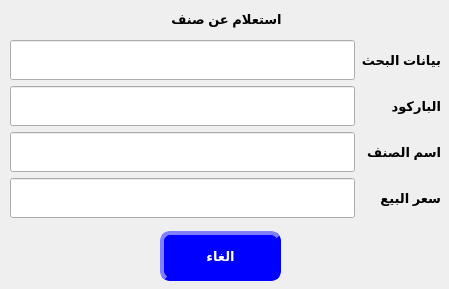
<?xml version="1.0" encoding="UTF-8"?>
<ui version="4.0">
 <class>CustomerGP</class>
 <widget class="QDialog" name="CustomerGP">
  <property name="geometry">
   <rect>
    <x>0</x>
    <y>0</y>
    <width>449</width>
    <height>289</height>
   </rect>
  </property>
  <property name="font">
   <font>
    <weight>50</weight>
    <bold>false</bold>
    <strikeout>false</strikeout>
   </font>
  </property>
  <property name="mouseTracking">
   <bool>false</bool>
  </property>
  <property name="tabletTracking">
   <bool>false</bool>
  </property>
  <property name="windowTitle">
   <string>استعلام عن صنف</string>
  </property>
  <property name="layoutDirection">
   <enum>Qt::RightToLeft</enum>
  </property>
  <property name="styleSheet">
   <string notr="true">QDialog{ qconicalgradient(cx:0.5, cy:0.5, angle:0, stop:0 rgba(255, 255, 255, 255), stop:0.373979 rgba(255, 255, 255, 255), stop:0.373991 rgba(33, 30, 255, 255), stop:0.624018 rgba(33, 30, 255, 255), stop:0.624043 rgba(255, 0, 0, 255), stop:1 rgba(255, 0, 0, 255))  }</string>
  </property>
  <widget class="QWidget" name="horizontalLayoutWidget">
   <property name="geometry">
    <rect>
     <x>10</x>
     <y>600</y>
     <width>641</width>
     <height>91</height>
    </rect>
   </property>
   <layout class="QHBoxLayout" name="horizontalLayout_2">
    <item>
     <widget class="QLabel" name="label_7">
      <property name="maximumSize">
       <size>
        <width>16777215</width>
        <height>50</height>
       </size>
      </property>
      <property name="font">
       <font>
        <pointsize>15</pointsize>
        <weight>75</weight>
        <bold>true</bold>
       </font>
      </property>
      <property name="layoutDirection">
       <enum>Qt::RightToLeft</enum>
      </property>
      <property name="styleSheet">
       <string notr="true">
QLabel{
color:black;
                                        background-color: white;
                                        border-style: outset;
                                        border-width: 1px;
                                        border-radius: 10px;
                                        border-color: gray;
                                        min-width: 6em;
                    color:black;
                                        }
                                        QLabel:hover {
                                        background: qradialgradient(
                                        cx: 0.3, cy: -0.4, fx: 0.3, fy: -0.4,
                                        radius: 1.35, stop: 0 #fff, stop: 1 #bbb
                                        );
                                        }
                                        QLabel:pressed {
                                        border-style: inset;
                                        background: qradialgradient(
                                        cx: 0.4, cy: -0.1, fx: 0.4, fy: -0.1,
                                        radius: 1.35, stop: 0 #fff, stop: 1 #ddd
                                        );
                                        }
                                    </string>
      </property>
      <property name="text">
       <string>19.00</string>
      </property>
      <property name="alignment">
       <set>Qt::AlignCenter</set>
      </property>
     </widget>
    </item>
    <item>
     <widget class="QLabel" name="label_6">
      <property name="maximumSize">
       <size>
        <width>16777215</width>
        <height>50</height>
       </size>
      </property>
      <property name="font">
       <font>
        <pointsize>15</pointsize>
        <weight>75</weight>
        <bold>true</bold>
       </font>
      </property>
      <property name="styleSheet">
       <string notr="true">
QLabel{
color:black;
                                        background-color: white;
                                        border-style: outset;
                                        border-width: 1px;
                                        border-radius: 10px;
                                        border-color: gray;
                                        min-width: 6em;
                    color:black;
                                        }
                                        QLabel:hover {
                                        background: qradialgradient(
                                        cx: 0.3, cy: -0.4, fx: 0.3, fy: -0.4,
                                        radius: 1.35, stop: 0 #fff, stop: 1 #bbb
                                        );
                                        }
                                        QLabel:pressed {
                                        border-style: inset;
                                        background: qradialgradient(
                                        cx: 0.4, cy: -0.1, fx: 0.4, fy: -0.1,
                                        radius: 1.35, stop: 0 #fff, stop: 1 #ddd
                                        );
                                        }
                                    </string>
      </property>
      <property name="text">
       <string>1</string>
      </property>
      <property name="alignment">
       <set>Qt::AlignCenter</set>
      </property>
     </widget>
    </item>
    <item>
     <widget class="QLineEdit" name="lineEdit">
      <property name="minimumSize">
       <size>
        <width>80</width>
        <height>0</height>
       </size>
      </property>
      <property name="maximumSize">
       <size>
        <width>250</width>
        <height>50</height>
       </size>
      </property>
      <property name="sizeIncrement">
       <size>
        <width>0</width>
        <height>0</height>
       </size>
      </property>
      <property name="font">
       <font>
        <pointsize>15</pointsize>
       </font>
      </property>
      <property name="styleSheet">
       <string notr="true">
QLineEdit{
                                        background-color: white;
                                        border-style: outset;
                                        border-width: 1px;
                                        border-radius: 10px;
                                        border-color: gray;
                                        min-width: 6em;
                    color:black;
                                        }
                                        QLineEdit:hover {
                                        background: qradialgradient(
                                        cx: 0.3, cy: -0.4, fx: 0.3, fy: -0.4,
                                        radius: 1.35, stop: 0 #fff, stop: 1 #bbb
                                        );
                                        }
                                        QLineEdit:pressed {
                                        border-style: inset;
                                        background: qradialgradient(
                                        cx: 0.4, cy: -0.1, fx: 0.4, fy: -0.1,
                                        radius: 1.35, stop: 0 #fff, stop: 1 #ddd
                                        );
                                        }
                                    </string>
      </property>
      <property name="text">
       <string/>
      </property>
     </widget>
    </item>
   </layout>
  </widget>
  <widget class="QWidget" name="formLayoutWidget">
   <property name="geometry">
    <rect>
     <x>10</x>
     <y>40</y>
     <width>431</width>
     <height>191</height>
    </rect>
   </property>
   <layout class="QFormLayout" name="formLayout">
    <item row="0" column="1">
     <widget class="QLineEdit" name="lineEdit_2">
      <property name="minimumSize">
       <size>
        <width>0</width>
        <height>40</height>
       </size>
      </property>
     </widget>
    </item>
    <item row="0" column="0">
     <widget class="QLabel" name="label">
      <property name="font">
       <font>
        <pointsize>10</pointsize>
        <weight>75</weight>
        <bold>true</bold>
       </font>
      </property>
      <property name="text">
       <string>بيانات البحث</string>
      </property>
      <property name="alignment">
       <set>Qt::AlignBottom|Qt::AlignLeading|Qt::AlignLeft</set>
      </property>
     </widget>
    </item>
    <item row="1" column="0">
     <widget class="QLabel" name="label_2">
      <property name="font">
       <font>
        <pointsize>10</pointsize>
        <weight>75</weight>
        <bold>true</bold>
       </font>
      </property>
      <property name="text">
       <string>الباركود</string>
      </property>
      <property name="alignment">
       <set>Qt::AlignBottom|Qt::AlignLeading|Qt::AlignLeft</set>
      </property>
     </widget>
    </item>
    <item row="2" column="0">
     <widget class="QLabel" name="label_3">
      <property name="font">
       <font>
        <pointsize>10</pointsize>
        <weight>75</weight>
        <bold>true</bold>
       </font>
      </property>
      <property name="text">
       <string>اسم الصنف</string>
      </property>
      <property name="alignment">
       <set>Qt::AlignBottom|Qt::AlignLeading|Qt::AlignLeft</set>
      </property>
     </widget>
    </item>
    <item row="3" column="0">
     <widget class="QLabel" name="label_4">
      <property name="font">
       <font>
        <pointsize>10</pointsize>
        <weight>75</weight>
        <bold>true</bold>
       </font>
      </property>
      <property name="text">
       <string>سعر البيع</string>
      </property>
      <property name="alignment">
       <set>Qt::AlignBottom|Qt::AlignLeading|Qt::AlignLeft</set>
      </property>
     </widget>
    </item>
    <item row="1" column="1">
     <widget class="QLineEdit" name="lineEdit_3">
      <property name="minimumSize">
       <size>
        <width>0</width>
        <height>40</height>
       </size>
      </property>
     </widget>
    </item>
    <item row="2" column="1">
     <widget class="QLineEdit" name="lineEdit_4">
      <property name="minimumSize">
       <size>
        <width>0</width>
        <height>40</height>
       </size>
      </property>
     </widget>
    </item>
    <item row="3" column="1">
     <widget class="QLineEdit" name="lineEdit_5">
      <property name="minimumSize">
       <size>
        <width>0</width>
        <height>40</height>
       </size>
      </property>
     </widget>
    </item>
   </layout>
  </widget>
  <widget class="QPushButton" name="pushButton">
   <property name="geometry">
    <rect>
     <x>160</x>
     <y>231</y>
     <width>121</width>
     <height>50</height>
    </rect>
   </property>
   <property name="minimumSize">
    <size>
     <width>86</width>
     <height>50</height>
    </size>
   </property>
   <property name="sizeIncrement">
    <size>
     <width>0</width>
     <height>0</height>
    </size>
   </property>
   <property name="font">
    <font>
     <pointsize>10</pointsize>
     <weight>75</weight>
     <bold>true</bold>
    </font>
   </property>
   <property name="styleSheet">
    <string notr="true">
QPushButton{
                                        background-color: blue;
                                        border-style: outset;
                                        border-width: 4px;
                                        border-radius: 10px;
                                        border-color: blue;
                                        min-width: 6em;
color:white;
                                        }
                                        QPushButton:hover {
                                        background: qradialgradient(
                                        cx: 0.3, cy: -0.4, fx: 0.3, fy: -0.4,
                                        radius: 1.35, stop: 0 #fff, stop: 1 #bbb
                                        );
                                        }
                                        QPushButton:pressed {
                                        border-style: inset;
                                        background: qradialgradient(
                                         cx: 0.3, cy: -0.4, fx: 0.3, fy: -0.4,
                                        radius: 1.35, stop: 0 #fff, stop: 1 #ddd
                                        );
                                        }
                                    </string>
   </property>
   <property name="text">
    <string>الغاء</string>
   </property>
  </widget>
  <widget class="QLabel" name="label_5">
   <property name="geometry">
    <rect>
     <x>136</x>
     <y>9</y>
     <width>181</width>
     <height>21</height>
    </rect>
   </property>
   <property name="font">
    <font>
     <pointsize>10</pointsize>
     <weight>75</weight>
     <bold>true</bold>
    </font>
   </property>
   <property name="text">
    <string>استعلام عن صنف</string>
   </property>
   <property name="alignment">
    <set>Qt::AlignCenter</set>
   </property>
  </widget>
 </widget>
 <resources/>
 <connections/>
</ui>
